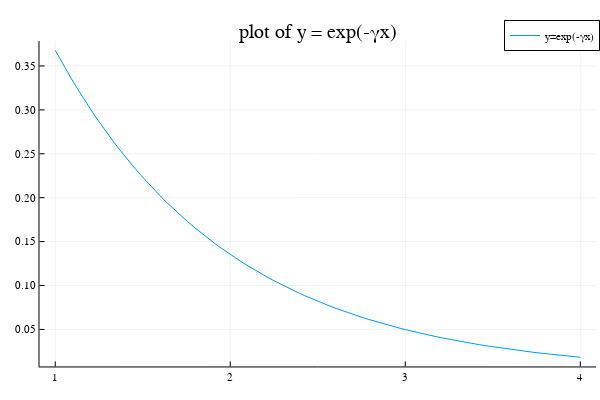

Notebook cell for this chart:
### Markdown cell above
### Problem 2
Write a program to plot function $y = e^{-γx}$ for x started from 1 to 4

### Code cell
using Plots
using LaTeXStrings
plotly();
x = range(1, 4, length=100)
y = exp.(-γ*x)
plot(x, y, title="plot of y = exp(-γx)", label="y=exp(-γx)")

### Figure 1 — Plotly figure (JSON) as saved in the notebook; plotly's stock layout.template omitted (floating-point values rounded to 4 significant figures)
{"data": [{"colorbar": {"title": ""}, "legendgroup": "y=exp(-γx)", "line": {"color": "rgba(0, 154, 250, 1.000)", "dash": "solid", "shape": "linear", "width": 1}, "mode": "lines", "name": "y=exp(-γx)", "showlegend": true, "type": "scatter", "x": [1, 1.03, 1.061, 1.091, 1.121, 1.152, 1.182, 1.212, 1.242, 1.273, 1.303, 1.333, 1.364, 1.394, 1.424, 1.455, 1.485, 1.515, 1.545, 1.576, 1.606, 1.636, 1.667, 1.697, 1.727, 1.758, 1.788, 1.818, 1.848, 1.879, 1.909, 1.939, 1.97, 2, 2.03, 2.061, 2.091, 2.121, 2.152, 2.182, 2.212, 2.242, 2.273, 2.303, 2.333, 2.364, 2.394, 2.424, 2.455, 2.485, 2.515, 2.545, 2.576, 2.606, 2.636, 2.667, 2.697, 2.727, 2.758, 2.788, 2.818, 2.848, 2.879, 2.909, 2.939, 2.97, 3, 3.03, 3.061, 3.091, 3.121, 3.152, 3.182, 3.212, 3.242, 3.273, 3.303, 3.333, 3.364, 3.394, 3.424, 3.455, 3.485, 3.515, 3.545, 3.576, 3.606, 3.636, 3.667, 3.697, 3.727, 3.758, 3.788, 3.818, 3.848, 3.879, 3.909, 3.939, 3.97, 4], "xaxis": "x", "y": [0.3679, 0.3569, 0.3462, 0.3359, 0.3259, 0.3162, 0.3067, 0.2976, 0.2887, 0.2801, 0.2717, 0.2636, 0.2557, 0.2481, 0.2407, 0.2335, 0.2265, 0.2198, 0.2132, 0.2069, 0.2007, 0.1947, 0.1889, 0.1832, 0.1778, 0.1725, 0.1673, 0.1623, 0.1575, 0.1528, 0.1482, 0.1438, 0.1395, 0.1353, 0.1313, 0.1274, 0.1236, 0.1199, 0.1163, 0.1128, 0.1095, 0.1062, 0.103, 0.09996, 0.09697, 0.09408, 0.09127, 0.08855, 0.0859, 0.08334, 0.08085, 0.07844, 0.0761, 0.07382, 0.07162, 0.06948, 0.06741, 0.0654, 0.06345, 0.06155, 0.05971, 0.05793, 0.0562, 0.05453, 0.0529, 0.05132, 0.04979, 0.0483, 0.04686, 0.04546, 0.0441, 0.04279, 0.04151, 0.04027, 0.03907, 0.0379, 0.03677, 0.03567, 0.03461, 0.03358, 0.03257, 0.0316, 0.03066, 0.02974, 0.02886, 0.02799, 0.02716, 0.02635, 0.02556, 0.0248, 0.02406, 0.02334, 0.02264, 0.02197, 0.02131, 0.02068, 0.02006, 0.01946, 0.01888, 0.01832], "yaxis": "y", "zmax": null, "zmin": null}], "layout": {"annotations": [{"font": {"color": "rgba(0, 0, 0, 1.000)", "family": "sans-serif", "size": 20}, "rotation": 0, "showarrow": false, "text": "plot of y = exp(-γx)", "x": 0.5296, "xanchor": "center", "xref": "paper", "y": 1, "yanchor": "top", "yref": "paper"}], "height": 400, "legend": {"bgcolor": "rgba(255, 255, 255, 1.000)", "bordercolor": "rgba(0, 0, 0, 1.000)", "borderwidth": 1, "font": {"color": "rgba(0, 0, 0, 1.000)", "family": "sans-serif", "size": 11}, "title": {"font": {"color": "rgba(0, 0, 0, 1.000)", "family": "sans-serif", "size": 15}, "text": ""}, "tracegroupgap": 0, "traceorder": "normal", "x": 1, "xanchor": "auto", "y": 1, "yanchor": "auto"}, "margin": {"b": 20, "l": 0, "r": 0, "t": 20}, "paper_bgcolor": "rgba(255, 255, 255, 1.000)", "plot_bgcolor": "rgba(255, 255, 255, 1.000)", "showlegend": true, "width": 600, "xaxis": {"anchor": "y", "domain": [0.06582, 0.9934], "gridcolor": "rgba(0, 0, 0, 0.100)", "gridwidth": 0.5, "linecolor": "rgba(0, 0, 0, 1.000)", "mirror": false, "range": [0.91, 4.09], "showgrid": true, "showline": true, "showticklabels": true, "tickangle": 0, "tickcolor": "rgb(0, 0, 0)", "tickfont": {"color": "rgba(0, 0, 0, 1.000)", "family": "sans-serif", "size": 11}, "tickmode": "array", "ticks": "inside", "ticktext": ["1", "2", "3", "4"], "tickvals": [1, 2, 3, 4], "title": "", "titlefont": {"color": "rgba(0, 0, 0, 1.000)", "family": "sans-serif", "size": 15}, "type": "-", "visible": true, "zeroline": false, "zerolinecolor": "rgba(0, 0, 0, 1.000)"}, "yaxis": {"anchor": "x", "domain": [0.03762, 0.9415], "gridcolor": "rgba(0, 0, 0, 0.100)", "gridwidth": 0.5, "linecolor": "rgba(0, 0, 0, 1.000)", "mirror": false, "range": [0.007829, 0.3784], "showgrid": true, "showline": true, "showticklabels": true, "tickangle": 0, "tickcolor": "rgb(0, 0, 0)", "tickfont": {"color": "rgba(0, 0, 0, 1.000)", "family": "sans-serif", "size": 11}, "tickmode": "array", "ticks": "inside", "ticktext": ["0.05", "0.10", "0.15", "0.20", "0.25", "0.30", "0.35"], "tickvals": [0.05, 0.1, 0.15, 0.2, 0.25, 0.3, 0.35], "title": "", "titlefont": {"color": "rgba(0, 0, 0, 1.000)", "family": "sans-serif", "size": 15}, "type": "-", "visible": true, "zeroline": false, "zerolinecolor": "rgba(0, 0, 0, 1.000)"}}}
